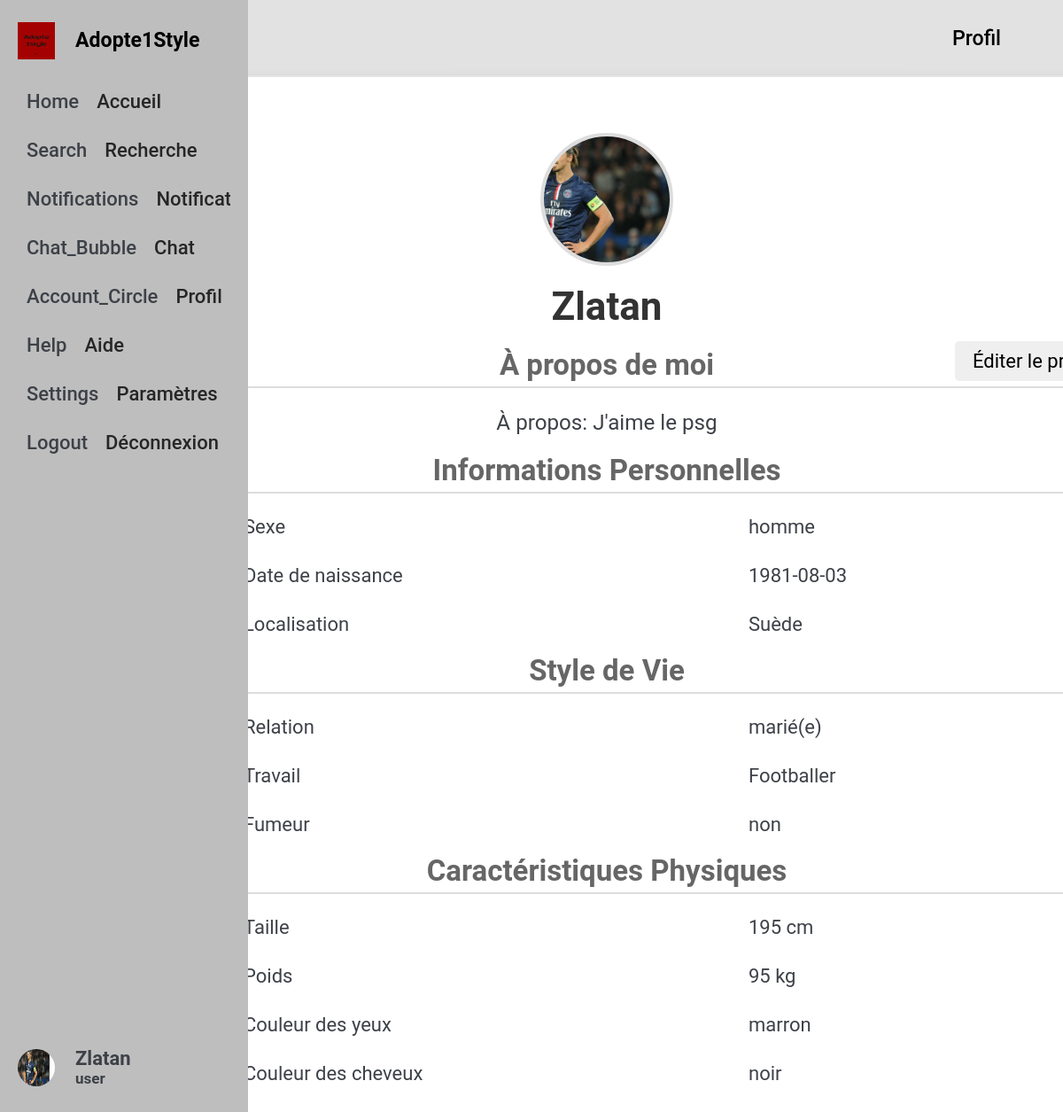
Page /Profile/Profil.php (signed in) on the committed database.
### tables this page shows
CREATE TABLE `users_info` (
  `id` int(255) NOT NULL,
  `username` varchar(20) NOT NULL,
  `gender` varchar(5) NOT NULL,
  `birthdate` varchar(10) NOT NULL,
  `job` varchar(50) NOT NULL,
  `user_location` varchar(100) NOT NULL,
  `relation` varchar(11) NOT NULL,
  `user_size` int(250) NOT NULL,
  `user_weight` int(250) NOT NULL,
  `eye_color` varchar(6) NOT NULL,
  `hair_color` varchar(5) NOT NULL,
  `biography` text NOT NULL,
  `smoking` varchar(3) NOT NULL,
  `user_photo` varchar(100) NOT NULL
);

### Assets/SQL/FunctionsSQL.php (called while the page is built, shortened)
<?php
function pp_path($username): string {
    $pp_folder = '../Assets/DataBase/Users_Photo/';
    $extensions = ['jpg', 'png', 'gif', 'jpeg', 'webp'];
    foreach ($extensions as $ext) {
        $filePath = $pp_folder . htmlentities($username) . '_pp.' . $ext;
        if (file_exists($filePath)) {
            return htmlentities($filePath);
        }
    }
    return "../Assets/DataBase/Users_Photo/default.jpg";
}
function User_InfoExists($username, $connexion){
    $query = "SELECT * FROM users_info WHERE username = :username";
    $stmt = $connexion->prepare($query);
    $stmt->bindValue(':username',$username, PDO::PARAM_STR);
    $stmt->execute();
    return $stmt->fetch(PDO::FETCH_ASSOC);
}
?>

### Profile/Profil.php (the view, shortened to what this page needs)
<?php
    require '../Assets/Elements/Header.php';
    require '../Assets/Elements/Sidebar.php';
    if (isset($_COOKIE['user_selected'])){
        $username = $_COOKIE['user_selected'];
        setcookie('user_selected', "", time() - 3600, "/");
    }else {
        $username = $_SESSION['username'];
    }
    $connexion = Connexion();
    $userInfo = User_InfoExists($username, $connexion);
?>
<!DOCTYPE html>
<html>
    <head>
        <link rel="stylesheet" href="../Assets/CSS/Profil.css">
    </head>
    <body>
    <section class="profile-section">
        <div class="main-container">
        <div class="profile-content">
        <?php if($username == $_SESSION['username']): ?>
                        <div class="profile-actions">
                            <a href="Modifier Profil.php" class="btn-edit">Éditer le profil</a>
                        </div>
                        <?php else: ?>
                            <div class="profile-actions">
                            <a href="../Messaging/Messages.php" onclick="Set_a_Cookie('messages','<?= htmlentities($userInfo['username']);?>')" class="btn-message">Envoyer un message</a>
                        </div>
                    <?php endif; ?>
            <?php if ($userInfo): ?>
                    <img class="profile-img" src="<?=htmlentities($userInfo['user_photo']);?>">
                    <div class="profile-header">
                        <h1><?=htmlentities($userInfo['username']); ?></h1>
                    </div>
                    <div class="profile-details">
                        <h2>À propos de moi</h2>
                        <div class="profile-info">À propos: <?=htmlentities($userInfo['biography']);?></div>
                        <h2>Informations Personnelles</h2>
                        <div class="profile-info"><span>Sexe</span> <span><?=htmlentities($userInfo['gender']);?></span></div>
                        <div class="profile-info"><span>Date de naissance</span> <span><?=htmlentities($userInfo['birthdate']);?></span></div>
                        <div class="profile-info"><span>Localisation</span> <span><?=htmlentities($userInfo['user_location']);?></span></div>
                        <h2>Style de Vie</h2>
                        <div class="profile-info"><span>Relation</span> <span><?=htmlentities($userInfo['relation']);?></span></div>
                        <div class="profile-info"><span>Travail</span> <span><?=htmlentities($userInfo['job']);?></span></div>
                        <div class="profile-info"><span>Fumeur</span> <span><?=htmlentities($userInfo['smoking']);?></span></div>
                        <h2>Caractéristiques Physiques</h2>
                        <div class="profile-info"><span>Taille</span> <span><?=htmlentities($userInfo['user_size']);?> cm</span></div>
                        <div class="profile-info"><span>Poids</span> <span><?=htmlentities($userInfo['user_weight']);?> kg</span></div>
                        <div class="profile-info"><span>Couleur des yeux</span> <span><?=htmlentities($userInfo['eye_color']);?></span></div>
                        <div class="profile-info"><span>Couleur des cheveux</span> <span><?=htmlentities($userInfo['hair_color']);?></span></div>
                    </div>
                </div>
            <?php else: ?>
                <p>Les informations de profil ne sont pas disponibles.</p>
            <?php endif; ?>
        </div>
    </section>
    </body>
</html>

### Assets/Elements/Header.php (shortened to what this page needs)
<?php
    $title = basename($_SERVER['PHP_SELF'], '.php');
?>
    <head>
        <link rel="stylesheet" href="../Assets/CSS/Header.css">
    </head>
    <div class="Header">
        <h2>Adopte1Style</h2>
        <h2><?=htmlentities($title)?></h2>
    </div>

### Assets/Elements/Sidebar.php (shortened to what this page needs)
<?php
    require_once '../Assets/SQL/FunctionsSQL.php';
    if(isset($_SESSION['username'])){
        $username = $_SESSION['username'];
    }
    $session = $_SESSION['module'];
    $user_pp = pp_path($username);
?>
<!DOCTYPE html>
<html>
    <head>
        <link rel="stylesheet" href="../Assets/CSS/Sidebar.css">
    </head>
    <body>
        <aside class="sidebar">
            <div class="sidebar-header">
                <img src="../Assets/Images/Logo.png" alt="profile-img">
                <h2>Adopte1Style</h2>
            </div>
                <ul class="sidebar-links">
                    <li>
                        <a href="../../Home/Accueil.php"><span class="material-symbols-outlined">
                            Home
                        </span>Accueil</a>
                    </li>
                    <li>
                        <a href="../../Search/Recherche.php"><span class="material-symbols-outlined">
                            Search
                        </span>Recherche</a>
                    </li>
                    <li>
                        <a href="#"><span class="material-symbols-outlined">
                            Notifications
                    </span>Notifications</a>
                    </li>
                    <li>
                        <a href="../../Messaging/Messages.php"><span class="material-symbols-outlined">
                            Chat_Bubble
                        </span>Chat</a>
                    </li>
                    <li>
                        <a href="../../Profile/Profil.php" ><span class="material-symbols-outlined">
                            Account_Circle
                        </span>Profil</a>
                    </li>
                    <li>
                        <a href="#"><span class="material-symbols-outlined">
                            Help
                        </span>Aide</a>
                    </li>
                    <li>
                        <a href="#"><span class="material-symbols-outlined">
                            Settings
                        </span>Paramètres</a>
                    </li>
                    <li>
                        <a href="../../Authentification/Disconnect.php"><span class="material-symbols-outlined">
                            Logout
                        </span>Déconnexion</a>
                    </li>
                </ul>
                <div class="user-account">
                    <div class="user-profile">
                        <img src="<?=htmlentities($user_pp);?>" alt="profile-img">
                        <div class="user-detail">
                            <h3><?=htmlentities($username)?></h3>
                            <span><?=htmlentities($session)?></span>
                        </div>
                    </div>
                </div>
        </aside>
    </body>
</html>

### Assets/CSS/Header.css (style rules this page uses)
* { color: rgb(61, 65, 71); border: none; font-size:22px; margin: 0; padding: 0; box-sizing: border-box; font-family: 'roboto'; }
body { width: 100%; }
.Header { position:fixed; background-color: rgba(210, 210, 210, 0.6); color:white; padding: 10px ; display: flex; top: 0; width: 100%; justify-content: space-between; z-index: 2; }
.Header h2 { margin-right: 40px; margin-left: 60px; padding: 20px; font-weight: 500; font-size: 1.05rem; color: black; }
.main-container { position: fixed; bottom: 0; right:0; top:85; left: 85; z-index: 1; }

### Assets/CSS/Sidebar.css (style rules this page uses)
* { margin: 0; padding: 0; box-sizing: border-box; font-family: 'roboto'; }
body { min-height: 100vh; background-color: #fafafa; overflow-y:hidden ; }
.sidebar { position: fixed; top:0;left:0; height: 100vh; width:85px; display: flex; flex-direction: column; background: rgb(190, 190, 190); padding: 25px 20px; overflow-x: hidden; transition: all 0.4s ease; z-index: 3; }
.sidebar-header h2 { font-size: 1.05rem; font-weight: 600; color: black; margin-left: 23px; }
.sidebar-header img { width: 42px; }
.sidebar-header { display: flex; align-items: center; }
.sidebar-links { list-style: none; margin-top: 20px; height: 80%; overflow-y: auto; scrollbar-width: none; }
.sidebar-links li { width: 200px; }
.sidebar-links li a { display:flex; align-items: center; color: rgba(0, 0, 0, 0.8); gap:0 20px; font-weight: 500; padding: 15px 10px; white-space: nowrap; text-decoration: none; }
.user-account { margin-top: auto; padding: 12px 10px; margin-left: -10px; }
.user-account, .user-profile { display: flex; align-items: center; color: rgba(0, 0, 0, 0.8); }
.user-detail { margin-left: 23px; white-space: nowrap; }
.user-profile img { width: 42px; height: 42px; border-radius: 50%; }
.user-profile h3 { font-size: 1rem; font-weight: 600; }
.user-profile span { font-size: 0.775rem; font-weight: 600; }

### Assets/CSS/Profil.css (style rules this page uses)
.main-container { margin-left: auto;margin-right: auto; margin-top: 0px; padding: 20px; background-color: #fff; box-shadow: 0 0 10px rgba(0, 0, 0, 0.1); border-radius: 10px; max-width: 1200px; width: 100%; overflow-y: auto; scrollbar-width: none; }
.profile-section { width: 100%; display: flex; justify-content: center; align-items: center; padding: 20px; }
.profile-content { text-align: center; }
.profile-img { width: 150px; height: 150px; border-radius: 50%; object-fit: cover; border: 4px solid #ddd; margin-bottom: 20px; }
.profile-header { margin-bottom: 20px; }
.profile-header h1 { font-size: 2em; margin: 0; color: #333; }
.profile-details { text-align: left; margin-top: 20px; }
.profile-details h2 { border-bottom: 2px solid #ddd; padding-bottom: 5px; margin-bottom: 15px; font-size: 1.5em; color: #666; text-align: center; }
.profile-info { margin-bottom: 10px; font-size: 1.1em; padding: 10px; display: flex; justify-content: space-around; }
.profile-info span { width: 250; }
.profile-actions { margin-top: 20px; }
.btn-edit, .btn-message { display:inline; padding: 10px 20px; background-color: buttonface; color: black; border-radius: 5px; text-decoration: none; transition: all 0.3s ease; position: relative; top: 270;left:480; }

### rows in the picture
users_info: user_photo (picture), username "Zlatan", biography "J'aime le psg", gender "homme", birthdate "1981-08-03", user_location "Suède", relation "marié(e)", job "Footballer", smoking "non", user_size "195", user_weight "95", eye_color "marron", hair_color "noir"

### other values in the picture
$title "Profil"
$username "Zlatan"
$session "user"
